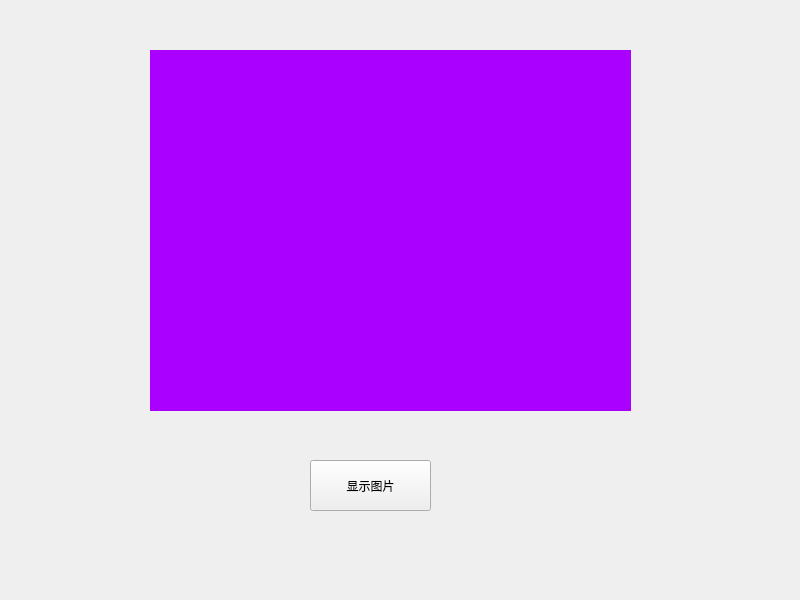
<?xml version="1.0" encoding="UTF-8"?>
<ui version="4.0">
 <class>MyPic</class>
 <widget class="QWidget" name="MyPic">
  <property name="geometry">
   <rect>
    <x>0</x>
    <y>0</y>
    <width>800</width>
    <height>600</height>
   </rect>
  </property>
  <property name="windowTitle">
   <string>MyPic</string>
  </property>
  <widget class="QPushButton" name="pushButton">
   <property name="geometry">
    <rect>
     <x>310</x>
     <y>460</y>
     <width>121</width>
     <height>51</height>
    </rect>
   </property>
   <property name="text">
    <string>显示图片</string>
   </property>
  </widget>
  <widget class="QLabel" name="label">
   <property name="geometry">
    <rect>
     <x>150</x>
     <y>50</y>
     <width>481</width>
     <height>361</height>
    </rect>
   </property>
   <property name="styleSheet">
    <string notr="true">background-color: rgb(170, 0, 255);</string>
   </property>
   <property name="text">
    <string/>
   </property>
  </widget>
 </widget>
 <resources/>
 <connections/>
</ui>
